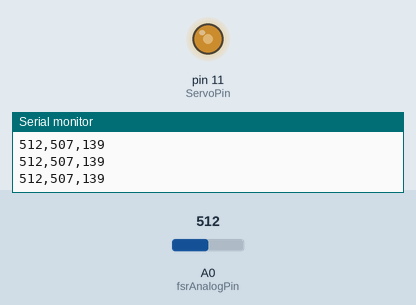
This sketch was run on a simulated Arduino Uno, built with avr-gcc and run on an emulated ATmega328P. On the bench: output pins drawn as LEDs (lit = HIGH), the last lines printed to the serial monitor. The inputs (shaded band) are chosen by the test bench; at power-on: A0 (fsrAnalogPin) = 512.

Above: at 1.2 s.
1.3 s: A0 (fsrAnalogPin) set to 306
At 1.55 s:
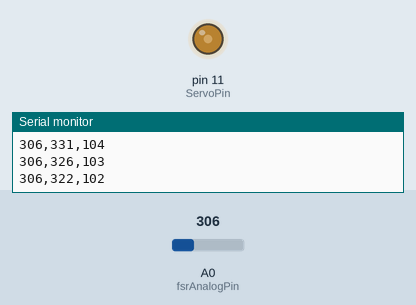
3.1 s: A0 (fsrAnalogPin) set to 1023
At 4.0 s:
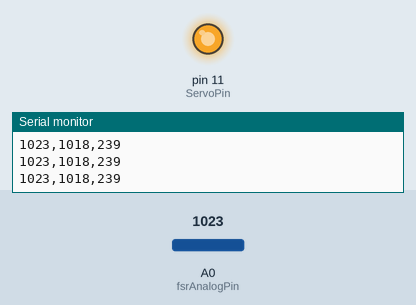
Timing chart, 0 to 6.1 s (numbered marks = the images above; inputs shaded):
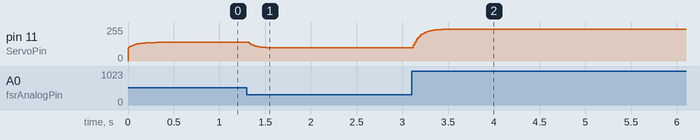

Measured:
- after the input at 1.3 s, pin 11 (ServoPin): moves from 139/255 to 99/255 over 0.30 s, starting at once
- after the input at 3.1 s, pin 11 (ServoPin): moves from 99/255 to 239/255 over 0.43 s, starting at once

The sketch:

test-devices.ino.ino
```cpp
// loop counter for debug monitor
int loopCnt;
//
// -- Servo connected p pulse-width-modulated single (longer width = brighter)
int ServoPin = 11;
//
// -- force resistor on pin 0
int fsrAnalogPin = 0;
//
// -- servo min and max values
int forceMin = 0;
int forceMax = 1023;
//
// -- servo min and max values
int serverMin = 40;
int serverMax = 240;
//
// -- noise filter depth
int filterWeight = 5;
int filteredInput = 0;
//
// -- Arduino calls this setup method once when the device initializes
void setup() {
  //
  // -- initialize the serial port to display data on the computer monitor
  Serial.begin(9600);
  while (!Serial) {
    ; // -- wait for serial port to connect. Needed for native USB port only
  }
  //
  // -- send message to debug monitor
  Serial.println("setup");
  //
  // -- setup the LED pin as an output pin
  pinMode(ServoPin, OUTPUT);
}
//
// -- Arduino calls loop repeatedly
void loop() {
  //
  // -- begin a pass through the loop
  // Serial.print(", loop:" + String( loopCnt ));
  //
  // -- read in analog value from force resister and output do monitor
  int forceInput = analogRead(fsrAnalogPin);
  Serial.print(forceInput);
  //
  // -- noise filter
  filteredInput = ((filteredInput * filterWeight) + forceInput)/(filterWeight+1);
  Serial.print(",");
  Serial.print(filteredInput);
  //
  // -- weight the input
  //long filteredInput = ( (long)filteredInput * (long)filteredInput ) / (long)1048576;
  //
  // -- convert reading 0-1023 to output 0-255, and write servo position
  int ServoPosition;
  ServoPosition = map((int)filteredInput, forceMin, forceMax, serverMin, serverMax);
  ServoPosition = constrain( ServoPosition, serverMin, serverMax );

  Serial.print(",");
  Serial.print(ServoPosition);
  //
  // LED gets brighter the harder you press
  analogWrite(ServoPin, ServoPosition);
  //
  // -- count the loop pass
  loopCnt += 1;
  //
  // -- monitor new line
  Serial.println("");
}
```
